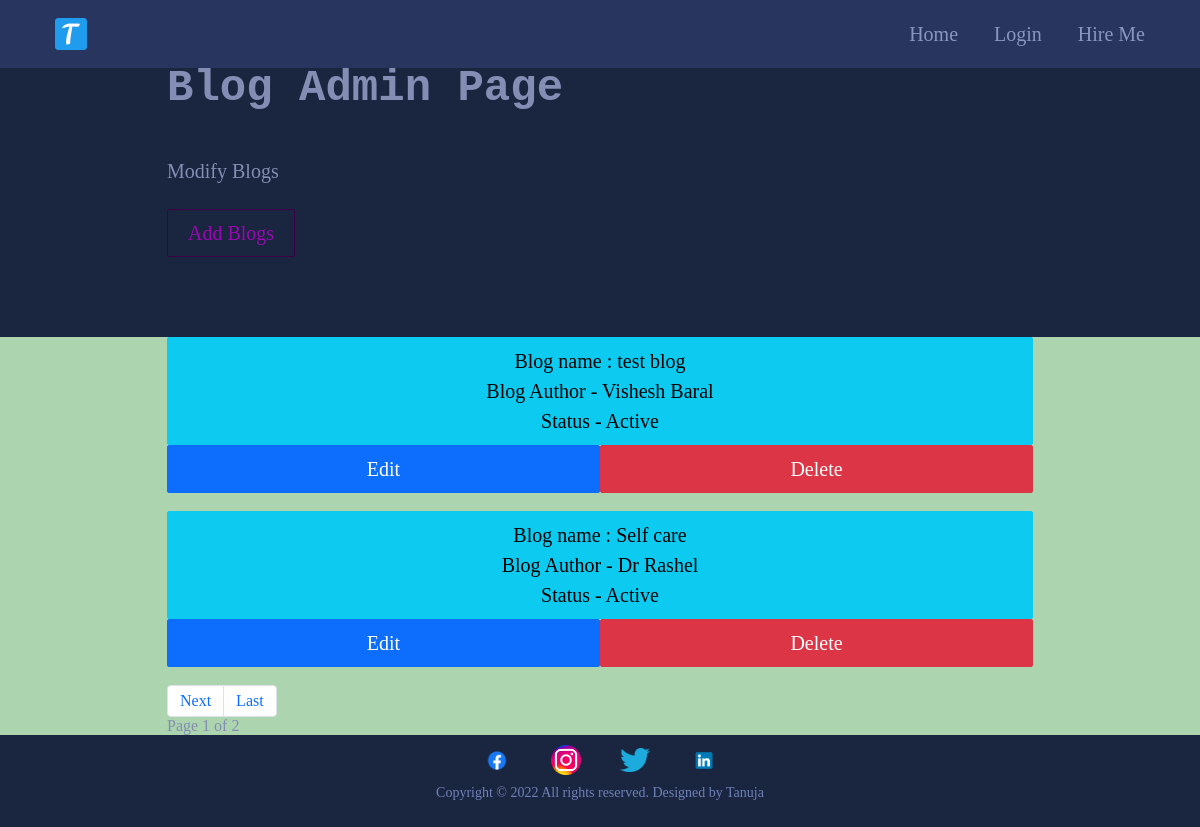
/allblogs/, run on the app's committed database.
### main/models.py (models this page shows, shortened)
class Blog(models.Model):
    class Meta:
        verbose_name_plural = 'Blog Profiles'
        verbose_name = 'Blog'
        ordering = ["timestamp"]
    timestamp = models.DateTimeField(auto_now_add=True)
    author = models.CharField(max_length=200, blank=True, null=True)
    name = models.CharField(max_length=200, blank=True, null=True)
    description = models.CharField(max_length=500, blank=True, null=True)
    body = RichTextField(blank=True, null=True)
    slug = models.SlugField(null=True, blank=True)
    image = models.ImageField(blank=True, null=True, upload_to="blog")
    is_active = models.BooleanField(default=True)

### main/views.py (the view)
# urls.py: path('allblogs/',views.allBlogsView.as_view(),name="allblogs"),
class allBlogsView(generic.ListView):
	model = Blog
	template_name = "main/allblogs.html"
	paginate_by = 2

### cv/context_processors.py (called while the page is built)
def project_context(request):
	context = {
		'me': User.objects.first(),
	}
	return context

### main/templates/main/allblogs.html (shortened to what this page needs)
{% extends 'main/base.html' %}
{% load static %}
{% block content %}
    <section>
      <div class="innerPageBannerCol">
        <div class="container">
          <div class="row g-4 g-md-3  align-items-center">
            <div class="col-md-6">
              <div class="bannerContent">
                <h1 class="xlTitle pb-md-3">Blog Admin Page</h1><br>
                <h5 >Modify Blogs</h5><br>
                <a href="{%url 'main:addBlogs'%}" class="btn btnOutline">Add Blogs</a>
              </div>
            </div>
          </div>
        </div>
      </div>
    </section>
    <section>
      <div class="lightBg">
        <div class="container">
          <ul>
            {% for item in object_list %}
             <li><a href="" class="btn btn-info col col-12"> Blog name : {{item.name}}
               <br>
               Blog Author - {{item.author}}<br>
                {% if item.is_active%}
                  Status - Active
                {%else%}
                  Status - Inactive
                {%endif%}</a></li>
                <li>
                  <div class="container">
                    <div class="row">
                  <a href="{%url 'main:updateBlog' item.pk %}" class="btn btn-primary col col-6">Edit</a>
                  <a href="{%url 'main:deleteBlog' item.pk%}" class="btn btn-danger col col-6">Delete</a>
                    </div>
                  </div>
                </li>
              <br>
            {%endfor%}
        </ul>
        <nav aria-label="Page navigation example">
          <ul class="pagination" >
            {%if page_obj.has_next%}
              <li class="page-item"><a class="page-link" href="?page={{page_obj.next_page_number}}">Next</a></li>
              <li class="page-item"><a class="page-link"href="?page={{page_obj.paginator.num_pages}}">Last</a></li>
            {%endif%}
          </ul>
          <div>
            Page {{page_obj.number }} of {{page_obj.paginator.num_pages}}
          </div>
          </nav>
        </div>
      </div>
    </section>
    {%endblock%}

### static/css/style.css (style rules this page uses)
:root { --primaryColor: #9C07B6; --primaryDarkColor: #3D0048; --titleFont: 'IBM plex Sans', monospace; --regular: 400; --medium: 500; --bold: 700; --black: 900; --lightBg: rgb(172, 212, 174); --primary : #1a253f; --dark : #151A33; --secondary : #6e8de2; --ternary : #848db3; --pure : #cbcfd6; --fade : #7081b9; --mild : #8997bd; --footer : #212A4A; --black : #060b1b; --twitter : #4ac7ec; --dribble : #ecbacfd0; --success : #1ecab8; --danger : #f1646c; --dark-blue : #28365f; --dark-gray : #171f33; --yellow : #f3c74d; }
html { scroll-behavior: smooth; }
body { font-family: 'IBM plex Sans'; background:var(--primary); color: var(--ternary); -webkit-font-smoothing : antialiased; padding-bottom: 1rem; line-height: normal; }
ul { margin: 0; padding: 0; list-style-type: none; }
a { color: inherit; }
a, .btn { -webkit-transition: all 300ms ease-in-out 0s; -o-transition: all 300ms ease-in-out 0s; transition: all 300ms ease-in-out 0s; text-decoration: none; }
.lightBg { background-color: var(--lightBg); }
.btn { font-size: 20px; font-weight: var(--medium); padding: 8px 20px; border-radius: 2px; }
.btnOutline { border: 1px solid var(--primaryDarkColor); color: var(--primaryColor); }
.xlTitle { font-size: 44px; line-height: 1.3; font-weight: var(--bold); font-family: var(--titleFont) }
.innerPageBannerCol { padding: 60px 0 80px; }
@media (min-width:992px) { .container, .container-lg, .container-md, .container-sm, .container-xl, .container-xxl { max-width: 890px; } }

### data on the page
Blog: name "test blog", author "Vishesh Baral", is_active "Status - Active"
Blog: name "Self care", author "Dr Rashel", is_active "Status - Active"

### other printed values
{{ page_obj.number }} "1"
{{ page_obj.paginator.num_pages }} "2"
